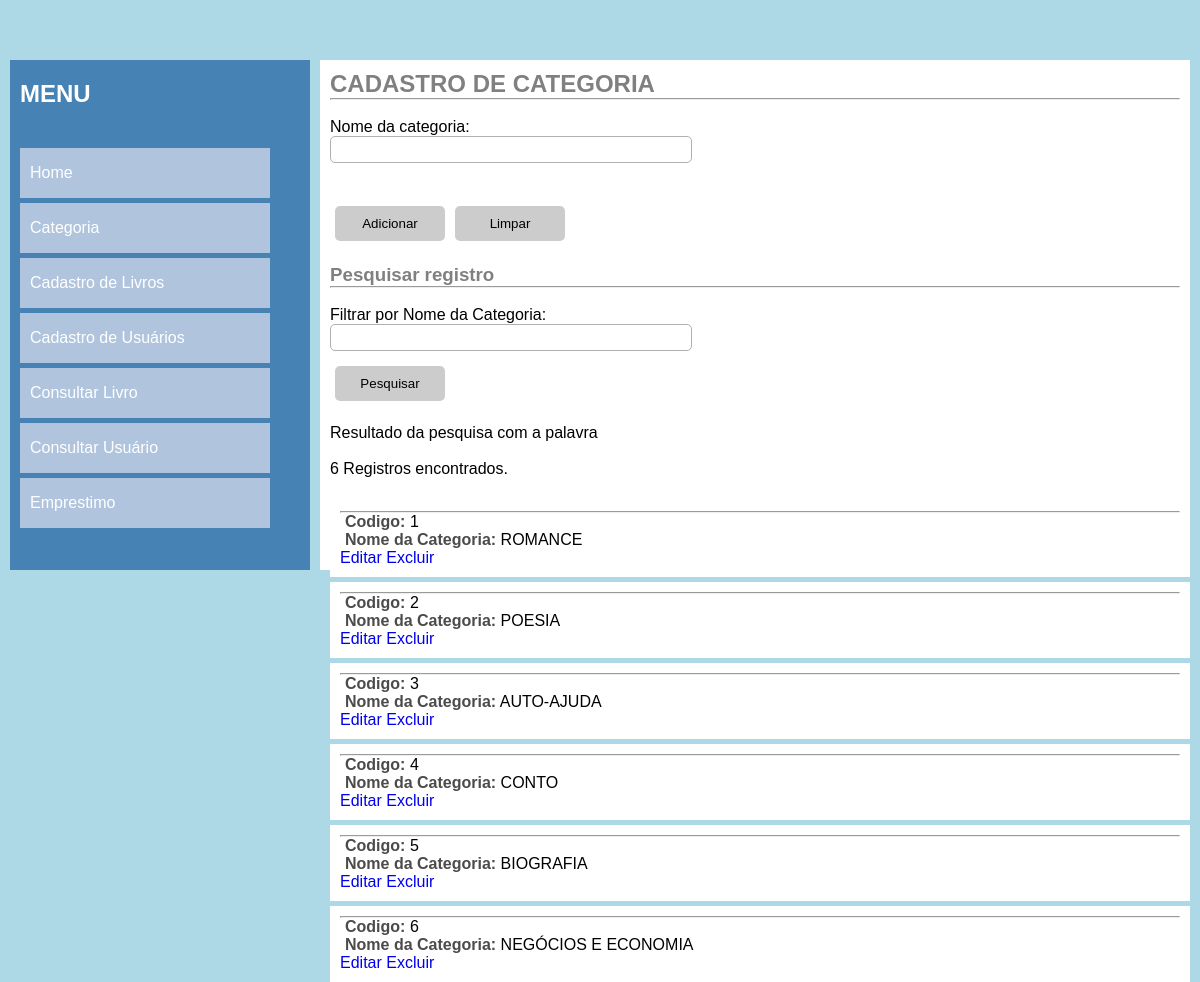
Screenshot of /categoria.php with the database file from the repository.
### tables this page shows
CREATE TABLE IF NOT EXISTS `categoria` (
  `codcategoria` int(11) NOT NULL AUTO_INCREMENT,
  `categoria` varchar(45) NOT NULL,
  PRIMARY KEY (`codcategoria`)
);

### categoria.php (the view, shortened to what this page needs)
<!DOCTYPE html>
<html lang="en">
<head>
    <link rel="stylesheet" href="style.css">
</head>
<body>
<div class="container">
        <nav>
        <h1 class="titulo">MENU</h1>
            <ul class="menu">
            <a href="index.php"><li>Home</li></a>
            <a href="categoria.php"><li>Categoria</li></a>
            <a href="livro.php"> <li>Cadastro de Livros</li></a>
            <a href="usuario.php"><li>Cadastro de Usuários</li></a>
            <a href="consultaLivro.php"><li>Consultar Livro</li></a>
            <a href="consultaUsuario.php"><li>Consultar Usuário</li></a>
            <a href="emprestimo.php"><li>Emprestimo</li></a>
            </ul>
        </nav>
        <section class="section">
    <h1>CADASTRO DE CATEGORIA</h1>
    <hr> <br>
    <form action="processaCategoria.php" method="POST" class="form">
        <tr>
        <td> Nome da categoria: </td>
        <td><input type="text" name="categoria"><br></td>
        </tr>
        <div class="botao">
        <input type="submit" value="Adicionar" class="btn">
       <input type="reset" value="Limpar" class="btn">
        </div>
        <br>
    </form>
 <?php
include_once("conexao.php");
$filtro = isset($_GET['filtro'])?$_GET['filtro']:"";
$sql ="SELECT *FROM categoria where categoria like '%$filtro%'";
$consulta = mysqli_query($conexao, $sql);
$registros = mysqli_num_rows($consulta);
?>
<h3 class="titulocategoria">Pesquisar registro</h3>
            <hr><br>
            <form action="#" method="get" >
            Filtrar por Nome da Categoria: <input type="text" name="filtro" class="campo" required autofocus>
            <input  type="submit" value="Pesquisar" class="btn"><br>
          </form>
           <?php
           echo"Resultado da pesquisa com a palavra <strong> $filtro </strong> <br><br>";
          echo "$registros Registros encontrados.";
          echo "<br>";
          echo "<br>";
            while($exibirRegistros = mysqli_fetch_array($consulta)){
                $codcategoria = $exibirRegistros[0];
                $categoria = $exibirRegistros[1];
                echo "<article>";
                echo"<hr>";
                    echo "<p><strong>Codigo:</strong> $codcategoria</p>";
                    echo "<p><strong>Nome da Categoria:</strong> $categoria</p>";
                    echo "<a href='alterarCategoria.php?codcategoria=".$exibirRegistros['codcategoria']."'>Editar</a> ";
                    echo "<a href='deletarCategoria.php?codcategoria=".$exibirRegistros['codcategoria']."'>Excluir</a><br>";
                 echo "</article>";
            }
           ?>
    </div>
</body>
</html>

### style.css (style rules this page uses)
* { margin: 0; padding: 0; }
a { text-decoration: none; }
body { background-color: #ADD8E6; font-family: Verdana, Geneva, Tahoma, sans-serif; }
.container { margin: auto; width: 1200px; margin-top: 50px; padding: 10px; }
.titulo { margin-bottom: 40px; margin-top: 10px; color: #fff; }
.titulocategoria { color: #808080; }
nav { width: 300px; height: 510px; background-color: #4682B4; float: left; box-sizing: border-box; padding: 10px; }
article { margin-top:5px; width: 860px; box-sizing: border-box; padding: 10px; background: #fff; margin-bottom: 5px; }
section { width: 870px; height: 510px; margin-left: 10px; float: left; background-color: #fff; box-sizing: border-box; padding: 10px; }
section h1 { color:#808080; }
ul.menu { list-style-type:none; }
ul.menu li { width: 250px; height: 50px; line-height: 30px; background-color: #B0C4DE; color: #fff; margin-top: 5px; box-sizing: border-box; padding: 10px; }
form input { padding: 2px; width: 350px; display: block; border: 1px solid#ccc; }
form input[type="text"] { padding: 5px; border-radius:5px; border: 1px solid rgb(177, 175, 175); }
.botao { margin-top: 10px; display: flex; }
.btn { margin-top: 0px; margin: 5px; width: 110px; height: 35px; cursor: pointer; border: none; border-radius: 5px; background-color: #ccc; }
.campo { padding: 5px; width: 350px; display: block; border: 1px solid#ccc; }
p { margin-left: 5px; }
.btn { margin-top: 15px; }
strong { color:#4d4a4a; margin-top:3px; }

### rows the page displays
categoria: codcategoria "1", categoria "ROMANCE"
categoria: codcategoria "2", categoria "POESIA"
categoria: codcategoria "3", categoria "AUTO-AJUDA"
categoria: codcategoria "4", categoria "CONTO"
categoria: codcategoria "5", categoria "BIOGRAFIA"
categoria: codcategoria "6", categoria "NEGÓCIOS E ECONOMIA"

### other values shown
$registros "6"
